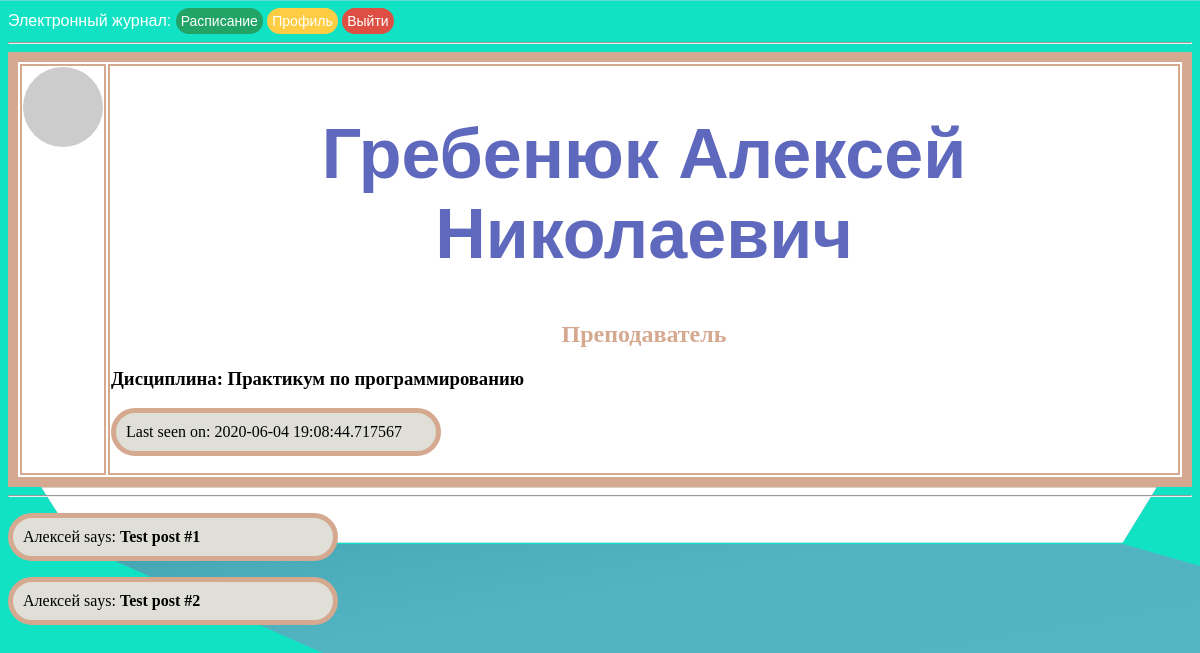
Before: /user/Алексей_Гребенюк_id-123 (signed in) with the older database file.
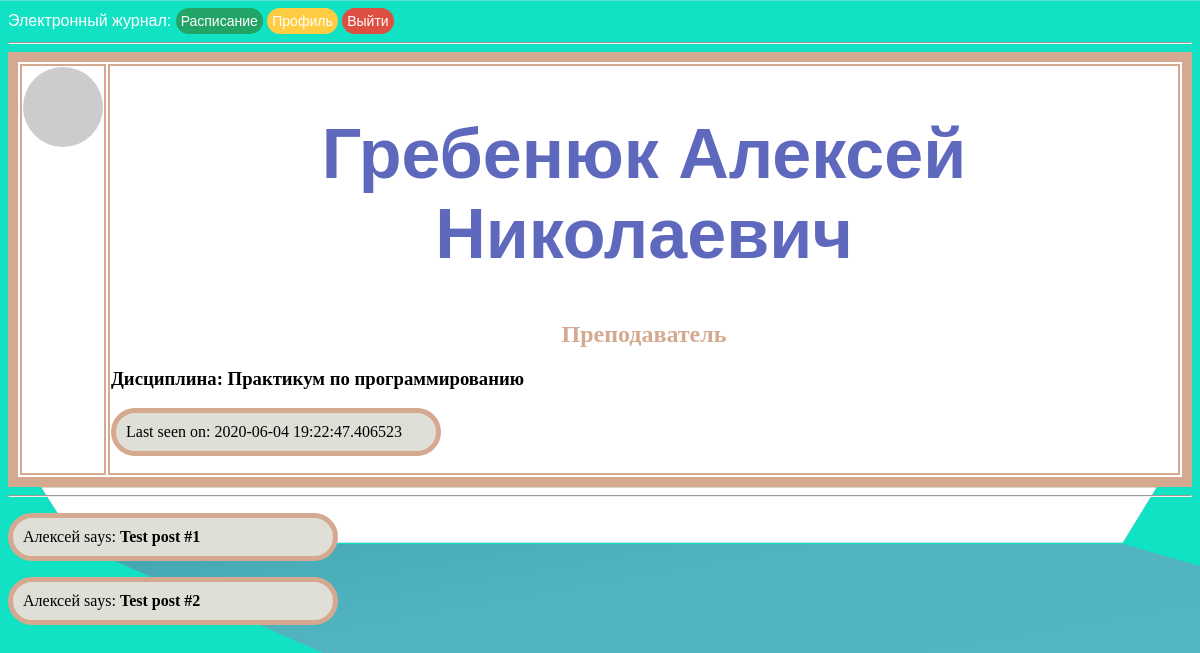
After: the same page with the newer database file.
### app/models.py (models this page shows, shortened)
class User(UserMixin, db.Model):
    id = db.Column(db.Integer, primary_key=True)
    priority = db.Column(db.String(64))
    surname = db.Column(db.String(64), index=True)
    name = db.Column(db.String(64), index=True)
    patronymic = db.Column(db.String(64), index=True)
    email = db.Column(db.String(120), index=True, unique=True)
    phone = db.Column(db.Integer, index=True, unique=True)
    groups = db.Column(db.String(60), index=True)
    password_hash = db.Column(db.String(128))
    about_me = db.Column(db.String(140))
    last_seen = db.Column(db.DateTime, default=datetime.today)
    def avatar(self, size):
        digest = md5(self.email.lower().encode('utf-8')).hexdigest()
        return 'https://www.gravatar.com/avatar/{}?d=mp&s={}'.format(digest, size)
    @login.user_loader
    def load_user(id):
        return User.query.get(int(id))

### app/routes.py (the view)
@app.route('/user/<name>_<surname>_id-<id>')
@login_required
def user(name, surname, id):
    user = User.query.filter_by(id=id).first_or_404()
    posts = [
        {'author': user, 'body': 'Test post #1'},
        {'author': user, 'body': 'Test post #2'}
    ]
    return render_template('user.html', user=user, posts=posts, title=f'{surname} {name}')

### app/routes.py (called while the page is built)
@app.before_request
def before_request():
    if current_user.is_authenticated:
        current_user.last_seen = datetime.today()
        db.session.commit()

### app/templates/user.html (shortened to what this page needs)
<!DOCTYPE html>
{% extends "base.html" %}
{% block content %}
    <table class="pofile" style="border:10px solid #d4a990;">
        <tr valign="top">
            <td><img src="{{ user.avatar(128) }}" alt="" class="round"></td>
            <td><h1> {{ user.surname }} {{ user.name }} {{user.patronymic}}</h1>
                <h2>{{ user.priority}}</h2>
                {%if user.priority == "Преподаватель"%}
                    <h3>Дисциплина: {{user.groups}}</h3>
                {%else%}
                    <h3>Группа: {{user.groups}}</h3>
                {%endif%}
                {% if user.last_seen %}<p>Last seen on: {{ user.last_seen }}</p>{% endif %}
            </td>
        </tr>
    </table>
    <hr>
    {% for post in posts %}
    <p>
    {{ post.author.name }} says: <b>{{ post.body }}</b>
    </p>
    {% endfor %}
{% endblock %}

### app/templates/base.html (shortened to what this page needs)
<html>
    <head>
        <link rel="stylesheet" type="text/css" href="{{ url_for('static', filename='css/style.css') }}">
    </head>
    {% if current_user.is_authenticated %}
    <div style="font-family:arial;">
        Электронный журнал:
    <header>
        {% if current_user.priority == "Преподаватель" %}
            <a class="button_ras" href="{{url_for('schedule_prepod', cur_week='cur_week')}}">Расписание</a>
        {% else %}
            <a class="button_ras" href="{{url_for('schedule_stud', cur_week='cur_week')}}">Расписание</a>
        {%endif%}
        <a href="{{ url_for('user', name=current_user.name, surname=current_user.surname, id=current_user.id) }}" class="button4">Профиль</a>
        <a href="{{ url_for('logout') }}" class="button6">Выйти</a>
    </header>
    </div>
    {% endif %}
    <body>
        <hr>
        {% block content %}{% endblock %}
    </body>
</html>

### app/static/css/style.css (style rules this page uses)
body { background-color: azure }
h1 { color: #5e68bd; text-align: center; font-size: 70px; font-family: arial; }
h2 { color:#d4a990; font-family: calibri; text-align: center; }
td, table, tr, .schedule { border: 2px solid #d4a990; color:black; font-family: calibri; background:white; }
p { color: black; padding: 10px 10px; width: 300px; background: #DFDFD8; font-family: consolas; border: 5px solid #d4a990; border-radius: 50px; }
header { display: inline; width: 100%; }
header .button, .button2, .button3, .button4, .button5, .button6, .button_ras { text-decoration: none; user-select: none; outline: none; display: inline-grid; font-size: 30px; font-family: arial; align-text: center; padding: 10px 10px; border-radius: 50px; align-items: center; justify-content: center; margin: auto; }
header .button4, .button5, .button6, .button_ras { color: white; font-size: 14px; padding: 5px 5px; }
header .button4 { background: #ffcd43; }
header .button6 { background: #dd4f42; }
header .button_ras { background:#21A465; }
body { background: url("/static/images/background.png"); color:#fff ; background-attachment: scroll; background-repeat: repeat-x; background-size:cover; }

### app/templates/user.html (style rules this page uses)
.round { border-radius: 100px; }

Changed rows visible on the page:
changed User "Гребенюк": last_seen "2020-06-04 19:08:44.717567" → "2020-06-04 19:22:47.406523"
